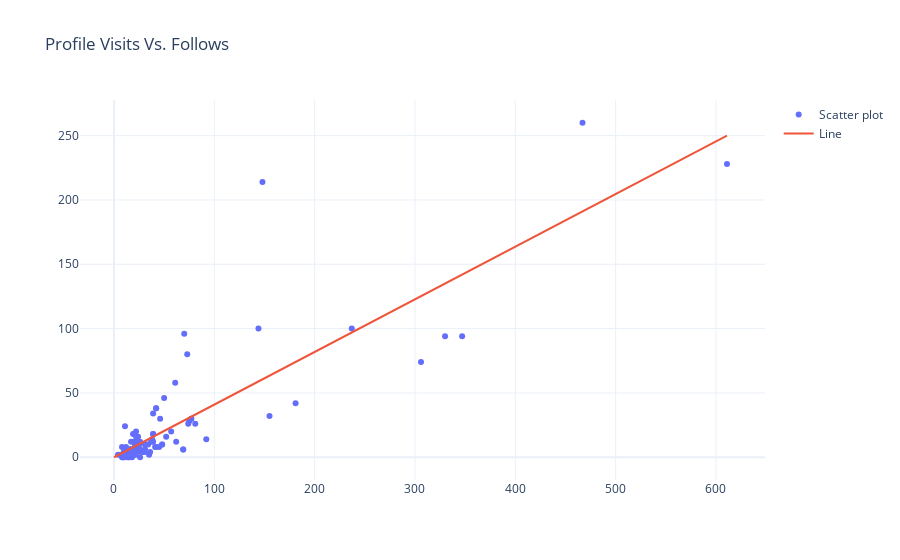

Notebook source saved alongside this figure:
### Code cell
#Relatonship between Profile visits and Follows

x_values = df["Profile Visits"]
y_values = df["Follows"]

#Defining the values for Line
line_x_values = [0, x_values.max()]
line_y_values = [0 , 250]

#Creating the Scatter plot and line 
scatter = go.Scatter(x=x_values, y=y_values, mode='markers', name="Scatter plot")
line_trace = go.Scatter(x=line_x_values, y=line_y_values, mode='lines', name='Line')


fig = go.Figure()
fig.add_trace(scatter)
fig.add_trace(line_trace)

fig.update_layout(title = "Profile Visits Vs. Follows")

fig.show()

### Figure 1 — Plotly figure (JSON) as saved in the notebook; plotly's stock layout.template omitted (floating-point values rounded to 4 significant figures)
{"data": [{"mode": "markers", "name": "Scatter plot", "type": "scatter", "x": [35, 48, 62, 23, 8, 9, 26, 12, 36, 31, 29, 15, 8, 20, 181, 17, 16, 21, 77, 10, 9, 11, 144, 14, 10, 19, 69, 11, 19, 9, 57, 13, 11, 24, 81, 4, 7, 14, 18, 8, 330, 21, 19, 32, 19, 21, 14, 30, 39, 42, 31, 20, 12, 22, 306, 13, 26, 16, 15, 15, 39, 21, 8, 45, 50, 37, 25, 347, 26, 48, 16, 26, 17, 52, 22, 41, 155, 12, 22, 20, 23, 25, 17, 16, 21, 77, 10, 14, 30, 39, 42, 31, 14, 10, 19, 69, 11, 19, 9, 38, 42, 92, 75, 21, 26, 39, 74, 467, 24, 70, 22, 46, 61, 237, 73, 20, 34, 148, 611], "y": [2, 10, 12, 8, 0, 2, 0, 6, 4, 6, 4, 0, 2, 4, 42, 6, 2, 2, 30, 0, 0, 24, 100, 2, 4, 6, 6, 6, 2, 2, 20, 2, 4, 8, 26, 2, 2, 4, 0, 2, 94, 8, 18, 10, 4, 4, 4, 4, 18, 38, 10, 12, 4, 4, 74, 0, 6, 6, 0, 6, 12, 10, 8, 8, 46, 12, 10, 94, 6, 10, 6, 4, 12, 16, 12, 8, 32, 8, 16, 6, 10, 10, 6, 2, 2, 30, 0, 4, 4, 18, 38, 10, 2, 4, 6, 6, 6, 2, 2, 14, 8, 14, 28, 18, 12, 34, 26, 260, 16, 96, 20, 30, 58, 100, 80, 18, 10, 214, 228]}, {"mode": "lines", "name": "Line", "type": "scatter", "x": [0, 611], "y": [0, 250]}], "layout": {"title": {"text": "Profile Visits Vs. Follows"}}}
